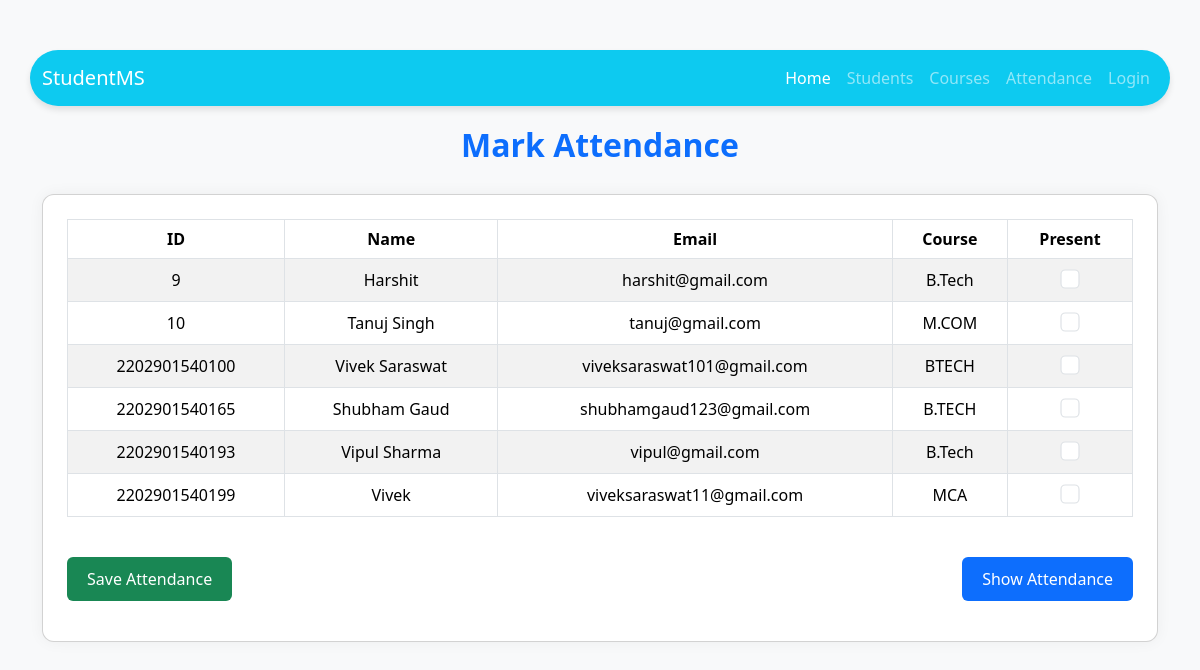
The app's page /attendance with its own data.
### student_management_system/models.py (models this page shows, shortened)
class Student(models.Model):
    id = models.AutoField(primary_key=True)
    name = models.CharField(max_length=100)
    email = models.EmailField(unique=True)
    course = models.CharField(max_length=50)
    age = models.IntegerField()
    address = models.TextField()
    image = models.ImageField(upload_to='student_images/', null=True, blank=True)  # added for face recognition

### student_management_system/views.py (the view, shortened to what this page needs)
# urls.py: path('attendance', views.mark_attendance, name='mark_attendance'),
def mark_attendance(request):
    students = Student.objects.all()
    today = timezone.now().date()
    attendance_records = Attendance.objects.filter(date=today)
    attendance_dict = {a.student.id: a.status for a in attendance_records}
    return render(request, 'mark_attendance.html', {
        'students': students,
        'attendance_dict': attendance_dict
    })

### student_management_system/templatetags/custom_tags.py (called while the page is built)
@register.filter
def get_item(dictionary, key):
    return dictionary.get(key)

### student_management_system/templates/mark_attendance.html (shortened to what this page needs)
{% include 'navbar.html' %}
{% load custom_tags %}
<!DOCTYPE html>
<html lang="en">
<head>
    <link href="https://cdn.jsdelivr.net/npm/bootstrap@5.3.2/dist/css/bootstrap.min.css" rel="stylesheet">
</head>
<body>
<div class="container">
    <h2>Mark Attendance</h2>
    <div class="card p-4 mb-4">
        <form method="POST" action="{% url 'mark_attendance' %}">
            <div class="table-responsive">
                <table class="table table-bordered table-striped align-middle text-center">
                    <thead>
                        <tr>
                            <th>ID</th>
                            <th>Name</th>
                            <th>Email</th>
                            <th>Course</th>
                            <th>Present</th>
                        </tr>
                    </thead>
                    <tbody>
                        {% if students %}
                            {% for student in students %}
                                <tr>
                                    <td>{{ student.id }}</td>
                                    <td>{{ student.name }}</td>
                                    <td>{{ student.email }}</td>
                                    <td>{{ student.course }}</td>
                                    <td>
                                        <div class="form-check d-flex justify-content-center">
                                            <input type="checkbox"
                                                name="attendance_{{ student.id }}"
                                                value="Present"
                                                class="form-check-input"
                                                {% if attendance_dict|get_item:student.id == "Present" %}checked{% endif %}>
                                        </div>
                                    </td>
                                </tr>
                            {% endfor %}
                        {% else %}
                            <tr>
                                <td colspan="5" class="no-students">No students found.</td>
                            </tr>
                        {% endif %}
                    </tbody>
                </table>
            </div>
            <div class="d-flex justify-content-between mt-4">
                <button type="submit" class="btn-save">Save Attendance</button>
                <button type="button" class="btn-show" onclick="show_attendance()">Show Attendance</button>
            </div>
        </form>
    </div>
</div>
</body>
</html>

### student_management_system/templates/navbar.html (style rules this page uses)
body { font-family: 'Segoe UI', Tahoma, Geneva, Verdana, sans-serif; }

### student_management_system/templates/mark_attendance.html (style rules this page uses)
body { background-color: #f8f9fa; font-family: 'Segoe UI', Tahoma, Geneva, Verdana, sans-serif; padding-top: 20px; }
h2 { color: #0d6efd; font-weight: 600; text-align: center; margin-bottom: 30px; }
.card { border-radius: 12px; box-shadow: 0 0 15px rgba(0, 0, 0, 0.05); background-color: white; }
th { background-color: #0d6efd; color: white; }
.form-check-input { transform: scale(1.2); cursor: pointer; }
.btn-save, .btn-show { padding: 10px 20px; font-weight: 500; border-radius: 6px; border: none; }
.btn-save { background-color: #198754; color: white; }
.btn-show { background-color: #0d6efd; color: white; }

### records on screen
Student: id "9", name "Harshit", email "harshit@gmail.com", course "B.Tech"
Student: id "10", name "Tanuj Singh", email "tanuj@gmail.com", course "M.COM"
Student: id "2202901540100", name "Vivek Saraswat", email "viveksaraswat101@gmail.com", course "BTECH"
Student: id "2202901540165", name "Shubham Gaud", email "shubhamgaud123@gmail.com", course "B.TECH"
Student: id "2202901540193", name "Vipul Sharma", email "vipul@gmail.com", course "B.Tech"
Student: id "2202901540199", name "Vivek", email "viveksaraswat11@gmail.com", course "MCA"
